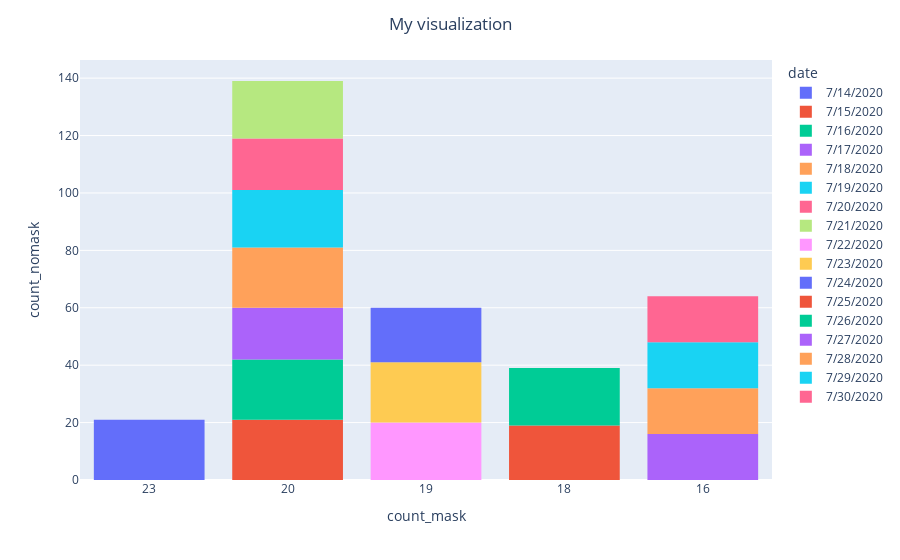

Notebook cell for this chart:
### Markdown cell above
If I use a scattler, it shows me something when I put “color=‘date’”, but it is not clear either, I only see colored dots.

### Code cell
fig = px.histogram(DF,
                  x='count_mask',
                  y='count_nomask',
                color='date')

fig.update_layout(title='My visualization',
                  title_x=0.5,
                  xaxis_title="count_mask",
                  yaxis_title='count_nomask')
fig.show()

### Figure 1 — Plotly figure (JSON) as saved in the notebook; plotly's stock layout.template omitted (floating-point values rounded to 4 significant figures)
{"data": [{"alignmentgroup": "True", "bingroup": "x", "histfunc": "sum", "hovertemplate": "date=7/14/2020<br>count_mask=%{x}<br>sum of count_nomask=%{y}<extra></extra>", "legendgroup": "7/14/2020", "marker": {"color": "#636efa", "pattern": {"shape": ""}}, "name": "7/14/2020", "offsetgroup": "7/14/2020", "orientation": "v", "showlegend": true, "type": "histogram", "x": ["23"], "xaxis": "x", "y": ["21"], "yaxis": "y"}, {"alignmentgroup": "True", "bingroup": "x", "histfunc": "sum", "hovertemplate": "date=7/15/2020<br>count_mask=%{x}<br>sum of count_nomask=%{y}<extra></extra>", "legendgroup": "7/15/2020", "marker": {"color": "#EF553B", "pattern": {"shape": ""}}, "name": "7/15/2020", "offsetgroup": "7/15/2020", "orientation": "v", "showlegend": true, "type": "histogram", "x": ["20"], "xaxis": "x", "y": ["21"], "yaxis": "y"}, {"alignmentgroup": "True", "bingroup": "x", "histfunc": "sum", "hovertemplate": "date=7/16/2020<br>count_mask=%{x}<br>sum of count_nomask=%{y}<extra></extra>", "legendgroup": "7/16/2020", "marker": {"color": "#00cc96", "pattern": {"shape": ""}}, "name": "7/16/2020", "offsetgroup": "7/16/2020", "orientation": "v", "showlegend": true, "type": "histogram", "x": ["20"], "xaxis": "x", "y": ["21"], "yaxis": "y"}, {"alignmentgroup": "True", "bingroup": "x", "histfunc": "sum", "hovertemplate": "date=7/17/2020<br>count_mask=%{x}<br>sum of count_nomask=%{y}<extra></extra>", "legendgroup": "7/17/2020", "marker": {"color": "#ab63fa", "pattern": {"shape": ""}}, "name": "7/17/2020", "offsetgroup": "7/17/2020", "orientation": "v", "showlegend": true, "type": "histogram", "x": ["20"], "xaxis": "x", "y": ["18"], "yaxis": "y"}, {"alignmentgroup": "True", "bingroup": "x", "histfunc": "sum", "hovertemplate": "date=7/18/2020<br>count_mask=%{x}<br>sum of count_nomask=%{y}<extra></extra>", "legendgroup": "7/18/2020", "marker": {"color": "#FFA15A", "pattern": {"shape": ""}}, "name": "7/18/2020", "offsetgroup": "7/18/2020", "orientation": "v", "showlegend": true, "type": "histogram", "x": ["20"], "xaxis": "x", "y": ["21"], "yaxis": "y"}, {"alignmentgroup": "True", "bingroup": "x", "histfunc": "sum", "hovertemplate": "date=7/19/2020<br>count_mask=%{x}<br>sum of count_nomask=%{y}<extra></extra>", "legendgroup": "7/19/2020", "marker": {"color": "#19d3f3", "pattern": {"shape": ""}}, "name": "7/19/2020", "offsetgroup": "7/19/2020", "orientation": "v", "showlegend": true, "type": "histogram", "x": ["20"], "xaxis": "x", "y": ["20"], "yaxis": "y"}, {"alignmentgroup": "True", "bingroup": "x", "histfunc": "sum", "hovertemplate": "date=7/20/2020<br>count_mask=%{x}<br>sum of count_nomask=%{y}<extra></extra>", "legendgroup": "7/20/2020", "marker": {"color": "#FF6692", "pattern": {"shape": ""}}, "name": "7/20/2020", "offsetgroup": "7/20/2020", "orientation": "v", "showlegend": true, "type": "histogram", "x": ["20"], "xaxis": "x", "y": ["18"], "yaxis": "y"}, {"alignmentgroup": "True", "bingroup": "x", "histfunc": "sum", "hovertemplate": "date=7/21/2020<br>count_mask=%{x}<br>sum of count_nomask=%{y}<extra></extra>", "legendgroup": "7/21/2020", "marker": {"color": "#B6E880", "pattern": {"shape": ""}}, "name": "7/21/2020", "offsetgroup": "7/21/2020", "orientation": "v", "showlegend": true, "type": "histogram", "x": ["20"], "xaxis": "x", "y": ["20"], "yaxis": "y"}, {"alignmentgroup": "True", "bingroup": "x", "histfunc": "sum", "hovertemplate": "date=7/22/2020<br>count_mask=%{x}<br>sum of count_nomask=%{y}<extra></extra>", "legendgroup": "7/22/2020", "marker": {"color": "#FF97FF", "pattern": {"shape": ""}}, "name": "7/22/2020", "offsetgroup": "7/22/2020", "orientation": "v", "showlegend": true, "type": "histogram", "x": ["19"], "xaxis": "x", "y": ["20"], "yaxis": "y"}, {"alignmentgroup": "True", "bingroup": "x", "histfunc": "sum", "hovertemplate": "date=7/23/2020<br>count_mask=%{x}<br>sum of count_nomask=%{y}<extra></extra>", "legendgroup": "7/23/2020", "marker": {"color": "#FECB52", "pattern": {"shape": ""}}, "name": "7/23/2020", "offsetgroup": "7/23/2020", "orientation": "v", "showlegend": true, "type": "histogram", "x": ["19"], "xaxis": "x", "y": ["21"], "yaxis": "y"}, {"alignmentgroup": "True", "bingroup": "x", "histfunc": "sum", "hovertemplate": "date=7/24/2020<br>count_mask=%{x}<br>sum of count_nomask=%{y}<extra></extra>", "legendgroup": "7/24/2020", "marker": {"color": "#636efa", "pattern": {"shape": ""}}, "name": "7/24/2020", "offsetgroup": "7/24/2020", "orientation": "v", "showlegend": true, "type": "histogram", "x": ["19"], "xaxis": "x", "y": ["19"], "yaxis": "y"}, {"alignmentgroup": "True", "bingroup": "x", "histfunc": "sum", "hovertemplate": "date=7/25/2020<br>count_mask=%{x}<br>sum of count_nomask=%{y}<extra></extra>", "legendgroup": "7/25/2020", "marker": {"color": "#EF553B", "pattern": {"shape": ""}}, "name": "7/25/2020", "offsetgroup": "7/25/2020", "orientation": "v", "showlegend": true, "type": "histogram", "x": ["18"], "xaxis": "x", "y": ["19"], "yaxis": "y"}, {"alignmentgroup": "True", "bingroup": "x", "histfunc": "sum", "hovertemplate": "date=7/26/2020<br>count_mask=%{x}<br>sum of count_nomask=%{y}<extra></extra>", "legendgroup": "7/26/2020", "marker": {"color": "#00cc96", "pattern": {"shape": ""}}, "name": "7/26/2020", "offsetgroup": "7/26/2020", "orientation": "v", "showlegend": true, "type": "histogram", "x": ["18"], "xaxis": "x", "y": ["20"], "yaxis": "y"}, {"alignmentgroup": "True", "bingroup": "x", "histfunc": "sum", "hovertemplate": "date=7/27/2020<br>count_mask=%{x}<br>sum of count_nomask=%{y}<extra></extra>", "legendgroup": "7/27/2020", "marker": {"color": "#ab63fa", "pattern": {"shape": ""}}, "name": "7/27/2020", "offsetgroup": "7/27/2020", "orientation": "v", "showlegend": true, "type": "histogram", "x": ["16"], "xaxis": "x", "y": ["16"], "yaxis": "y"}, {"alignmentgroup": "True", "bingroup": "x", "histfunc": "sum", "hovertemplate": "date=7/28/2020<br>count_mask=%{x}<br>sum of count_nomask=%{y}<extra></extra>", "legendgroup": "7/28/2020", "marker": {"color": "#FFA15A", "pattern": {"shape": ""}}, "name": "7/28/2020", "offsetgroup": "7/28/2020", "orientation": "v", "showlegend": true, "type": "histogram", "x": ["16"], "xaxis": "x", "y": ["16"], "yaxis": "y"}, {"alignmentgroup": "True", "bingroup": "x", "histfunc": "sum", "hovertemplate": "date=7/29/2020<br>count_mask=%{x}<br>sum of count_nomask=%{y}<extra></extra>", "legendgroup": "7/29/2020", "marker": {"color": "#19d3f3", "pattern": {"shape": ""}}, "name": "7/29/2020", "offsetgroup": "7/29/2020", "orientation": "v", "showlegend": true, "type": "histogram", "x": ["16"], "xaxis": "x", "y": ["16"], "yaxis": "y"}, {"alignmentgroup": "True", "bingroup": "x", "histfunc": "sum", "hovertemplate": "date=7/30/2020<br>count_mask=%{x}<br>sum of count_nomask=%{y}<extra></extra>", "legendgroup": "7/30/2020", "marker": {"color": "#FF6692", "pattern": {"shape": ""}}, "name": "7/30/2020", "offsetgroup": "7/30/2020", "orientation": "v", "showlegend": true, "type": "histogram", "x": ["16"], "xaxis": "x", "y": ["16"], "yaxis": "y"}], "layout": {"autosize": true, "barmode": "relative", "legend": {"title": {"text": "date"}, "tracegroupgap": 0}, "margin": {"t": 60}, "title": {"text": "My visualization", "x": 0.5}, "xaxis": {"anchor": "y", "autorange": true, "domain": [0, 1], "range": [-0.5, 4.5], "title": {"text": "count_mask"}, "type": "category"}, "yaxis": {"anchor": "x", "autorange": true, "domain": [0, 1], "range": [0, 146.3], "title": {"text": "count_nomask"}, "type": "linear"}}}
